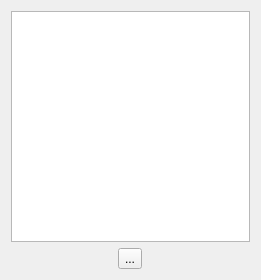
<?xml version="1.0" encoding="UTF-8"?>
<ui version="4.0">
 <class>Form</class>
 <widget class="QWidget" name="Form">
  <property name="geometry">
   <rect>
    <x>0</x>
    <y>0</y>
    <width>261</width>
    <height>280</height>
   </rect>
  </property>
  <property name="windowTitle">
   <string>Form</string>
  </property>
  <layout class="QVBoxLayout" name="verticalLayout">
   <item>
    <widget class="QTreeWidget" name="listShapes">
     <property name="contextMenuPolicy">
      <enum>Qt::CustomContextMenu</enum>
     </property>
     <property name="horizontalScrollBarPolicy">
      <enum>Qt::ScrollBarAlwaysOff</enum>
     </property>
     <attribute name="headerVisible">
      <bool>false</bool>
     </attribute>
     <column>
      <property name="text">
       <string>Visibility</string>
      </property>
     </column>
     <column>
      <property name="text">
       <string>Icon</string>
      </property>
     </column>
     <column>
      <property name="text">
       <string>Name</string>
      </property>
     </column>
    </widget>
   </item>
   <item>
    <layout class="QHBoxLayout" name="horizontalLayout">
     <item>
      <widget class="QToolButton" name="editBtn">
       <property name="text">
        <string>...</string>
       </property>
       <property name="icon">
        <iconset theme="document-edit">
         <normaloff>.</normaloff>.</iconset>
       </property>
      </widget>
     </item>
    </layout>
   </item>
  </layout>
 </widget>
 <resources/>
 <connections/>
</ui>
